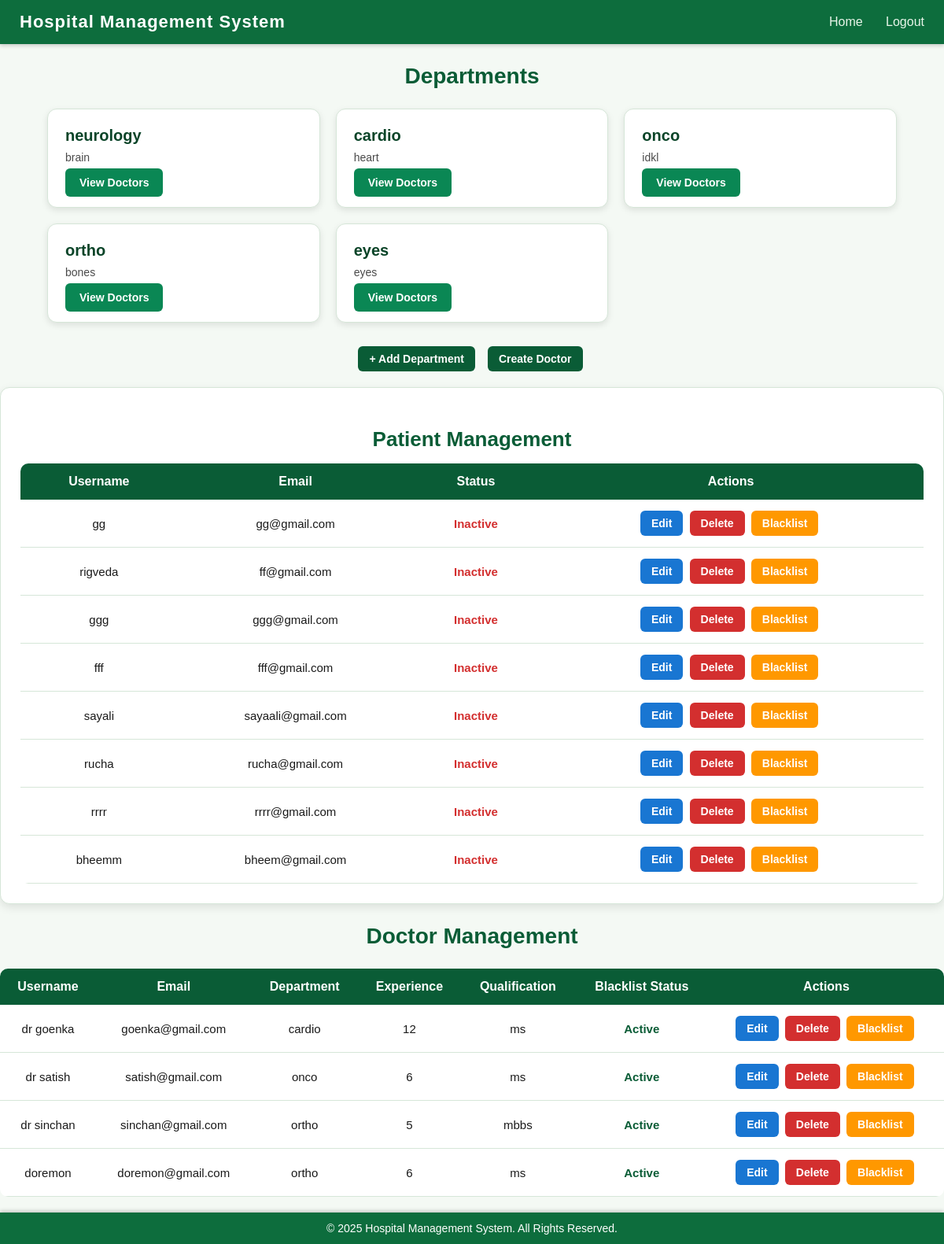
Page /admin_dashboard (signed in) on the committed database.
### app.py (models this page shows)
class Department(db.Model):
    __tablename__='departments'
    id=db.Column(db.Integer,primary_key=True)
    department_name=db.Column(db.String(100),unique=True,nullable=False)
    description=db.Column(db.Text,nullable=True)
    doctors=db.relationship("User",back_populates="department")

class User(db.Model):
    __tablename__='users'
    id=db.Column(db.Integer,primary_key=True)
    username=db.Column(db.String(150),unique=True,nullable=False)
    email=db.Column(db.String(150),unique=True,nullable=False)
    password=db.Column(db.String(150),nullable=False)
    role=db.Column(db.String(50),nullable=False)#eg doctor admin patient
    created_at=db.Column(db.DateTime,default=datetime.utcnow)
    department_id=db.Column(db.Integer,db.ForeignKey('departments.id'),nullable=True)
    department=db.relationship("Department",back_populates="doctors")
    experience=db.Column(db.Integer,nullable=True)
    qualifications=db.Column(db.String(250),nullable=True)
    blacklisted=db.Column(db.Boolean, default=False)
    availabilities = db.relationship('DoctorAvailability', back_populates='doctor', cascade="all, delete-orphan")

### app.py (the view)
@app.route('/admin_dashboard')
def admin_dashboard():
    patient=User.query.filter_by(role='patient').all()
    print(patient,'This is patient data')
    doctors=User.query.filter_by(role='doctor').all()
    departments=Department.query.all()
    return render_template('admin_dashboard.html',patient=patient,departments=departments,doctors=doctors)

### templates/admin_dashboard.html (shortened to what this page needs)
{% extends "base.html" %}
{% block content %}
<h2>Departments</h2>
<div class="dept-container">
    {% for dept in departments %}
    <div class="dept-box">
        <div class="dept-title">{{ dept.department_name }}</div>
        <div class="dept-desc">{{ dept.description }}</div>
        <a class="btn-view" href="{{url_for('view_dct',dept_id=dept.id)}}">View Doctors</a>
    </div>
    {% endfor %}
</div>
<div class="top-actions">
    <a href="{{ url_for('add_department') }}" class="action-btn" style="background:#0a5c36;">+ Add Department</a>
    <a href="{{url_for('create_doctor')}}" class="action-btn" style="background:#0a5c36;">Create Doctor</a>
</div>
<div class="dashboard-container">
    <h2 class="dashboard-title">Patient Management</h2>
    <table class="patient-table">
        <tr>
            <th>Username</th>
            <th>Email</th>
            <th>Status</th>
            <th>Actions</th>
        </tr>
        {% for pt in patient %}
        <tr>
            <td>{{ pt.username }}</td>
            <td>{{ pt.email }}</td>
            <td>
                {% if pt.status == "active" %}
                    <span class="status-active">Active</span>
                {% else %}
                    <span class="status-inactive">Inactive</span>
                {% endif %}
            </td>
            <td>
                <a href="" class="action-btn edit-btn">Edit</a>
                <a href="" class="action-btn delete-btn"
                   onclick="return confirm('Delete this patient?');">Delete</a>
                {% if pt.blacklisted %}
                    <a href="{{url_for('remove_blacklist',user_id=pt.id)}}" class="action-btn blacklist-btn" style="background:#00897b;">
                        Remove Blacklist
                    </a>
                {% else %}
                    <a href="{{url_for('blacklist',user_id=pt.id)}}" class="action-btn blacklist-btn">Blacklist</a>
                {% endif %}
            </td>
        </tr>
        {% endfor %}
    </table>
</div>
<h2>Doctor Management</h2>
<table class="patient-table" style="max-width:1200px;margin:0 auto;">
    <tr>
        <th>Username</th>
        <th>Email</th>
        <th>Department</th>
        <th>Experience</th>
        <th>Qualification</th>
        <th>Blacklist Status</th>
        <th>Actions</th>
    </tr>
    {% for doc in doctors %}
    <tr>
        <td>{{ doc.username }}</td>
        <td>{{ doc.email }}</td>
        <td>{{ doc.department.department_name if doc.department else "N/A" }}</td>
        <td>{{ doc.experience if doc.experience else "N/A" }}</td>
        <td>{{ doc.qualifications if doc.qualifications else "N/A" }}</td>
        <td>
            {% if doc.blacklisted %}
                <span class="status-inactive">Blacklisted</span>
            {% else %}
                <span class="status-active">Active</span>
            {% endif %}
        </td>
        <td>
            <a href="{{ url_for('edit_doctor',doctor_id=doc.id)}}" class="action-btn edit-btn">Edit</a>
            <a href="{{ url_for('delete_doctor', doctor_id=doc.id) }}" class="action-btn delete-btn">Delete</a>
            {% if doc.blacklisted %}
                <a href="{{ url_for('toggle_blacklist_doctor', doctor_id=doc.id) }}" class="action-btn blacklist-btn" style="background:#00897b;">Remove Blacklist</a>
            {% else %}
                <a href="{{ url_for('toggle_blacklist_doctor', doctor_id=doc.id) }}" class="action-btn blacklist-btn">Blacklist</a>
            {% endif %}
        </td>
    </tr>
    {% endfor %}
</table>
{% endblock %}

### templates/base.html (style rules this page uses)
* { margin: 0; padding: 0; box-sizing: border-box; font-family: Arial, Helvetica, sans-serif; }
body { background: #f4fff7; padding-bottom: 60px; }

### templates/admin_dashboard.html (style rules this page uses)
body { background: #f4f9f4; }
h2 { text-align: center; margin: 25px 0; font-size: 28px; font-weight: 700; color: #0a5c36; }
.dept-container { width: 90%; margin: 0 auto 30px auto; display: grid; grid-template-columns: repeat(auto-fill, minmax(300px, 1fr)); gap: 20px; justify-content: center; }
.dept-box { background: #ffffff; border-radius: 12px; padding: 22px; border: 1px solid #d6e6d8; box-shadow: 0 3px 8px rgba(0,0,0,0.1); transition: 0.3s ease; }
.dept-title { font-size: 20px; font-weight: 600; margin-bottom: 8px; color: #0a4428; }
.dept-desc { font-size: 14px; color: #4a4a4a; margin-bottom: 15px; }
.btn-view { padding: 10px 18px; background: #0a8754; color: white; border-radius: 6px; text-decoration: none; font-size: 14px; font-weight: 600; }
.dashboard-container { max-width: 1200px; margin: 0 auto; padding: 25px; background: #ffffff; border-radius: 12px; border: 1px solid #d6e6d8; box-shadow: 0 4px 12px rgba(0,0,0,0.1); }
.dashboard-title { font-size: 26px; font-weight: bold; color: #0a5c36; margin-bottom: 15px; text-align: center; }
.patient-table { width: 100%; border-collapse: collapse; background: white; border-radius: 10px; overflow: hidden; }
.patient-table th { background: #0a5c36; color: white; padding: 14px; font-size: 16px; text-align: center; }
.patient-table td { padding: 14px; border-bottom: 1px solid #d6e6d8; font-size: 15px; color: #1a1a1a; text-align: center; }
.action-btn { padding: 8px 14px; border-radius: 6px; font-size: 14px; text-decoration: none; color: white; font-weight: 600; margin-right: 4px; display: inline-block; }
.edit-btn { background: #1976d2; }
.delete-btn { background: #d32f2f; }
.blacklist-btn { background: #ff9800; }
.status-active { color: #0a5c36; font-weight: bold; }
.status-inactive { color: #d32f2f; font-weight: bold; }
.top-actions { display: flex; justify-content: center; gap: 12px; margin-bottom: 20px; }

### rows in the picture
Department: department_name "neurology", description "brain"
Department: department_name "cardio", description "heart"
Department: department_name "onco", description "idkl"
Department: department_name "ortho", description "bones"
Department: department_name "eyes", description "eyes"
User: username "gg", email "gg@gmail.com"
User: username "rigveda", email "ff@gmail.com"
User: username "ggg", email "ggg@gmail.com"
User: username "fff", email "fff@gmail.com"
User: username "sayali", email "sayaali@gmail.com"
User: username "rucha", email "rucha@gmail.com"
User: username "rrrr", email "rrrr@gmail.com"
User: username "bheemm", email "bheem@gmail.com"
User: username "dr goenka", email "goenka@gmail.com", department "cardio", experience "12", qualifications "ms", blacklisted "Active"
User: username "dr satish", email "satish@gmail.com", department "onco", experience "6", qualifications "ms", blacklisted "Active"
User: username "dr sinchan", email "sinchan@gmail.com", department "ortho", experience "5", qualifications "mbbs", blacklisted "Active"
User: username "doremon", email "doremon@gmail.com", department "ortho", experience "6", qualifications "ms", blacklisted "Active"
